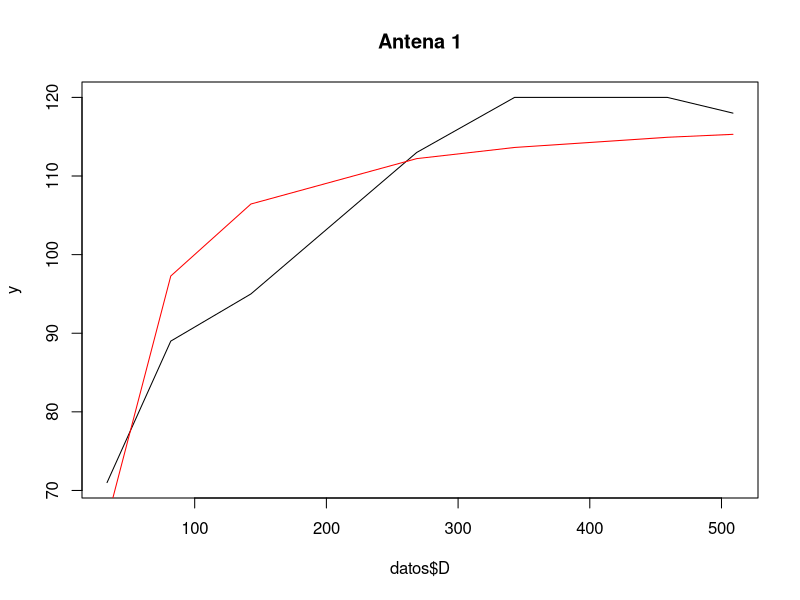
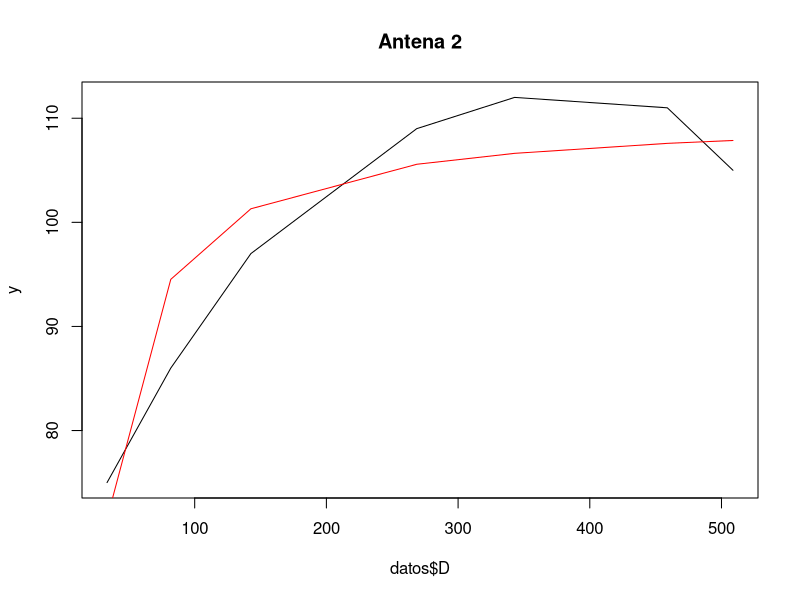
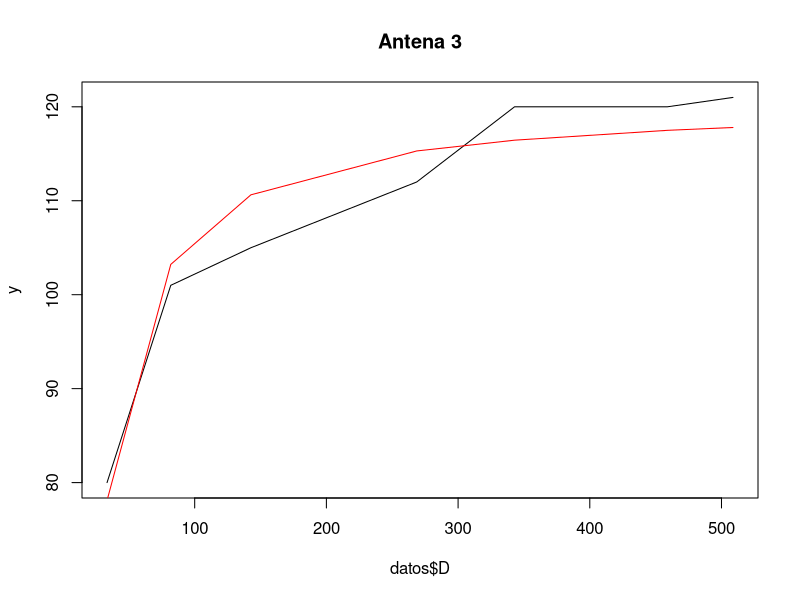

Write R code to recreate these figures, in order.
#Apartado 1
datos= read.csv("RESUMEN2.csv", header= TRUE,dec=",")
datos=datos[-c(7,8),]
# datos=head(datos,5)

# Apartado 2
# plot(datos$D, datos$P1, type = "l", main="Antena 1 - Brida blanca")
# plot(datos$D, datos$P2, type = "l", main="Antena 2 - Negra")
# plot(datos$D, datos$P3, type = "l", main="Antena 3 - amarilla")

# regresión lineal 1
# NO --> Suponiendo P = Po exp (-alpha D)
# Suponiendo P = Po + b/ (d^3)

for (i in 2:4) {

x = 1/ (datos$D)
y = datos[,i]

l1=lm(y~x)
# plot(x,y,type="l")

po = l1$coefficients[1]
b = l1$coefficients[2]
R2 = summary(l1)$r.squared

f1=function(x) {po+b/(x)}

# Apartado 3
plot(datos$D, y, type = "l", main=paste0("Antena ",i-1))
lines(datos$D, f1(datos$D), type = "l",col="red")
print(paste0("P[",i-1,"]=",po,b,"/D  con R2=",R2))
}
